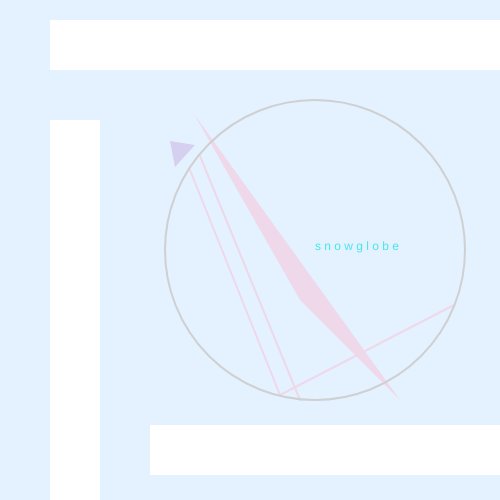
Frame 1 (no input)
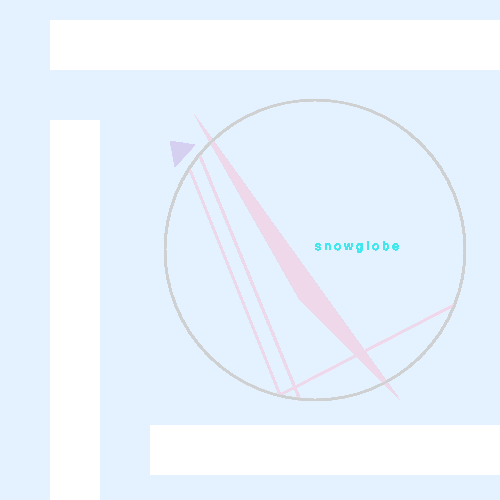
Frame 60 (no input)
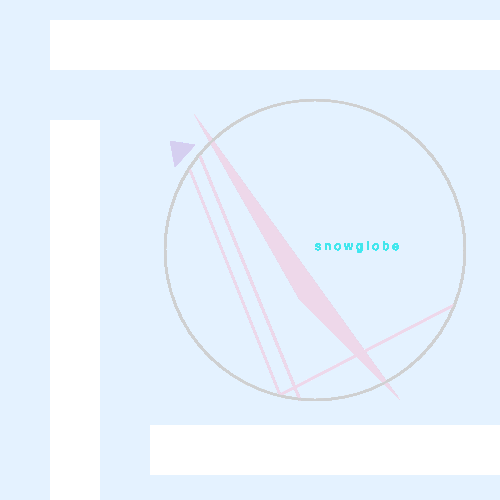
Frame 120 (the mouse pressed at the canvas centre since frame 60)

The p5.js sketch that drew these frames (run headless with seeded random() and noise() and a simulated clock; from frame 60 on, the mouse is pressed at the canvas centre):

// p5.js sketch
// ── sketch.js
//Diane Phan 
//Workshop 1 October 3, 2017

function setup() {
    createCanvas(500, 500);
    background(228, 242, 255);
    //if using transparencies, put things into the set up
}

function draw() {
    noStroke();
    fill(69, 229, 235); //cyan 
    text("s n o w g l o b e", 315, 250);
    //textFont('Arial', 20); 
    noStroke();
    fill(213, 207, 240, 255); //light purple
    //go clockwise direction
//    text("100, 100", 100, 100);
//    text("400, 400", 400, 400);
//    text("100, 400", 100, 400);
    
    
    triangle(175, 167, 195, 145, 170, 141);
    //triangle(220, 195, 195, 120, 220, 200); //+20

    fill(238, 216, 234); //pink 
    triangle(194, 114, 400, 400, 300, 300);
    strokeWeight(2);
    stroke(238, 216, 234); //pink 
    line(300, 400, 200, 156);
    line(280, 395, 190, 170);
    
    //stroke(63, 92, 121, 255); //navy
    line(280, 395, 454, 305); //diagonal horizontal 


    
    noStroke();
    fill(255);
    //x y width height 
    rect(150, 425, 480, 50); //bottom right 
    rect(50, 120, 50, 475); //left rect 
    rect(50, 20, 500, 50); //top rect
    
    noFill();
    strokeWeight(2);
    stroke(207, 208, 209)
    ellipse(315, 250, 300, 300);

    
}
